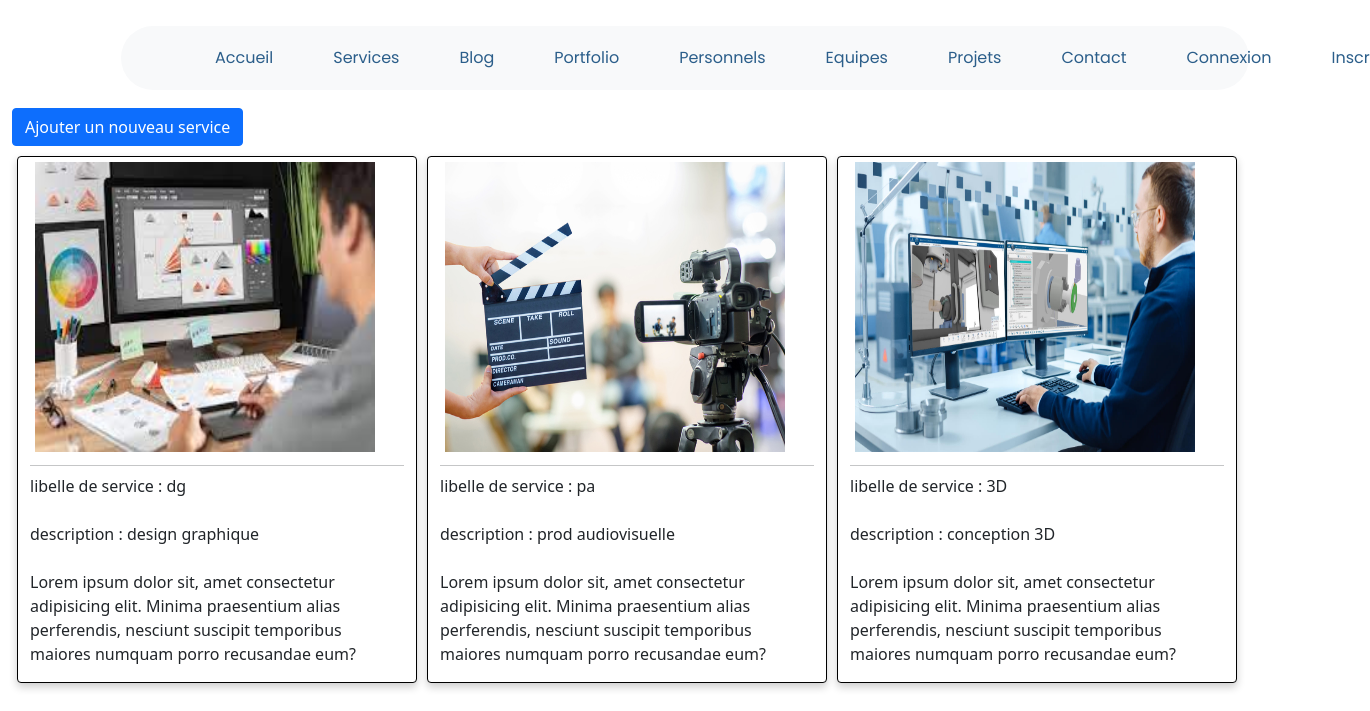
Page /artyprod/service/ on the committed database.
### artyprod/models.py (models this page shows, shortened)
class Service(models.Model):
    TYPE_CHOICES=[  ('dg','design graphique'),
                    ('pa','production audiovisuelle'),
                    ('3D','Conception 3D')]
    type=models.CharField(max_length=2,choices=TYPE_CHOICES,default='')
    description=models.TextField(default='non définie')
    servPhoto= models.FileField(upload_to='media/', blank=True, null=True)

### artyprod/views.py (the view)
# urls.py: path('service/', views.service, name='service'),
def service(request):
    services = Service.objects.all()
    context = {'services': services}
    return render(request, 'artyprod/services.html', context)

### artyprod/templates/artyprod/services.html (shortened to what this page needs)
{% extends 'ArtyProd/base.html' %}
{% block content %}
<div class="container-fluid mt-3">
  <div class="row-9">
      <div class="col-lg-12">
          <a class="btn btn-primary" href=" {% url 'add_service' %}">Ajouter un nouveau service</a>
      </div>
      <div id='personnels' class="col-lg-45 mx-auto" style="margin:5px;">
          <div class="row mx-auto">
            {% for service in services %}
                <div class="card" id={{service.id}} style="width:400px;border:black solid 1px;margin:5px;">
                    <img src="{{ service.servPhoto.url }}" alt="{{ service.libelle }}" style="width: 350px; height: 300px; padding: 5px;">
                          <hr class="dropdown-divider">
                          <a >libelle de service : {{ service.type }}</a><br>
                          <a >description : {{ service.description }}</a><br>
                            <p>Lorem ipsum dolor sit, amet consectetur adipisicing elit. Minima praesentium alias perferendis, nesciunt suscipit temporibus maiores numquam porro recusandae eum?</p>
              </div>
              {% endfor %}
          </div>
      </div>
</div>
          </div>
    {% endblock %}

### artyprod/templates/artyprod/base.html (style rules this page uses)
body,html { background: url() no-repeat center center fixed; background-size: cover; min-height: 100%; height: 100%; }

### artyprod/templates/artyprod/services.html (style rules this page uses)
.card { box-shadow: 0 4px 8px 0 rgba(0,0,0,0.2); transition: 0.3s; width: 30%; margin-right: 2px; margin-bottom: 10px; position: relative; margin-left: 100px; }

### rows in the picture
Service: servPhoto (picture), type "dg", description "design graphique"
Service: servPhoto (picture), type "pa", description "prod audiovisuelle"
Service: servPhoto (picture), type "3D", description "conception 3D"
